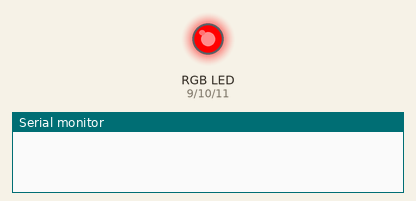
Bench run of a sketch on a simulated Arduino Uno, built with avr-gcc and run on an emulated ATmega328P. On the bench: an RGB LED mixed from three pins (HIGH = lit), the last lines printed to the serial monitor. Dim RGB values are drawn brighter than linear; random numbers use the default seed unless the sketch sets one.

Above: at 0.1 s.
At 8.1 s:
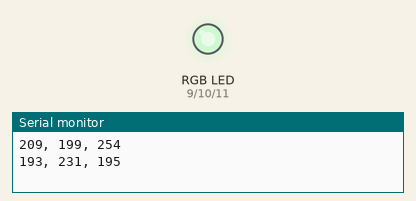
At 14.6 s:
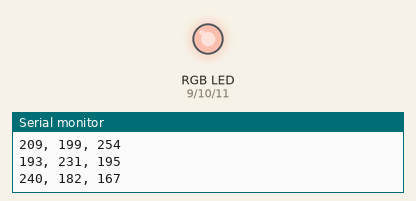
At 21.1 s:
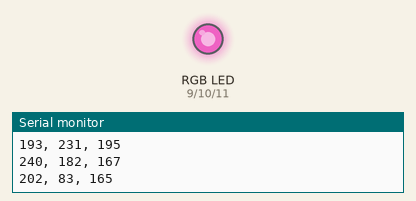
At 27.6 s:
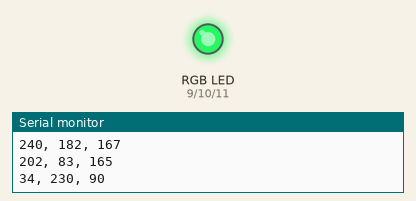
At 34.1 s:
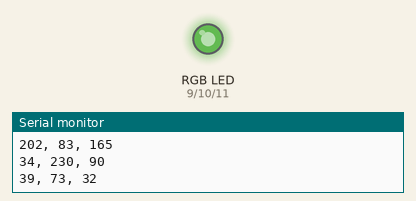
Timing chart, 0 to 40.0 s (numbered marks = the images above):
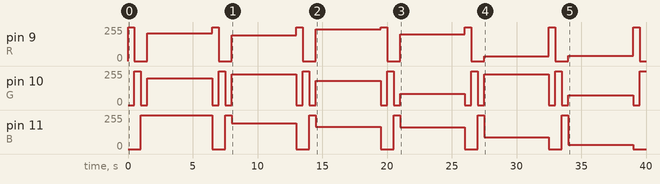

Measured:
- by itself, pin 9 (R): ramps from 0/255 to 255/255 and jumps back, once every 6.5 s
- by itself, pin 10 (G): 0/255 → 255/255 at 0.50 s, → 0/255 0.50 s later, → 199/255 0.50 s later, → 0/255 5.0 s later, … (25 changes in this stretch)
- by itself, pin 11 (B): ramps from 255/255 to 0/255 and jumps back, once every 6.5 s

The sketch:

NaturalColorLED_KO.ino
```cpp
/* 코드이름: LED_Natural_Colors.ino
 *  첫 창작일: 2017.2.11(토)
 *  첫 창작자: 김인수 ( insoo@hotmail.com )
 *  동작 설명: 3원색 LED 모듈을 analogWrite를 통해 색상 제어
 *    R,G,B 색상을 0-255사이의 값으로 조정하면서 혼합색상 LED 제어
 *
 *  회로도: 아래 스키매틱에 따라 아두이노 보드와 실물을 연결
 *    PWM가능한 디지털포트 9~11에 각각 R,G,B핀을 연결
 *
 *    3원색LED 모듈
 *  --+--+--+--+
 *    |  ***   |
 *    |        |
 *  --+--+--+--+
 *    R  G  B  GND (3원색LED 모듈핀)
 *    |  |  |  +-저항(1k)-> 아두이노 GND
 *    |  |  +-------> 아두이노 PWM 가능 디지털 포트 11
 *    |  +-------> 아두이노 PWM 가능 디지털 포트 10
 *    +-------> 아두이노 PWM 가능 디지털 포트 9
 *
 */

// 3원색 LED모듈의 R, G, B 핀에 아두이노 디지털 PWM 핀 번호 부여
// #define에 의해 정의된 R, G, B의 값은 코드 내에서 변경될 수 없다.
// 즉, #define에 의해 정의된 것은 변수가 아니라 "상수(constant)"
#define R 9
#define G 10
#define B 11

// 반복루프를 위한 더미 변수(dummy variable)
byte i;

void setup() {
  // R,G,B 랜덤 값이 잘 배정되는지 시리얼모니터에 출력해 보자.
  Serial.begin(9600);
  randomSeed(analogRead(0));

  // 아두이노의 PWM핀에 배정된 순서가
  // R부터 시작해서 G, B핀 순으로 증가한다고 정의했으므로, for루프에 R,B상수 사용
  for (i=R; i<=B; i++)
    pinMode(i, OUTPUT);
}

void loop() {
  // R, G, B를 순차적으로 한 색깔씩 나타내 보자
  roundRobinColor();
  // 무작위로 색깔을 나타내 보자
  randomRobinColor();
}

// 입출력 변수가 필요없는 사용자 정의 함수
void randomRobinColor()
{
  byte Rval, Gval, Bval;
  Rval=random(0,255);
  Gval=random(0,255);
  Bval=random(0,255);
  Serial.print(Rval); Serial.print(", ");
  Serial.print(Gval); Serial.print(", ");
  Serial.print(Bval); Serial.println();
  threeColorLED(Rval, Gval, Bval);
  delay(5000);
}//randomRobinColor

// 입출력 변수가 필요없는 사용자 정의 함수
void roundRobinColor()
{
  threeColorLED(255,0,0);
  delay(500);
  threeColorLED(0,255,0);
  delay(500);
  threeColorLED(0,0,255);
  delay(500);
}//roundRobinColor

// 입력 변수가 필요한 사용자 정의 함수
void threeColorLED(byte Rval, byte Gval, byte Bval)
{
  analogWrite(R, Rval);
  analogWrite(G, Gval);
  analogWrite(B, Bval);
}//threeColorLED
```
